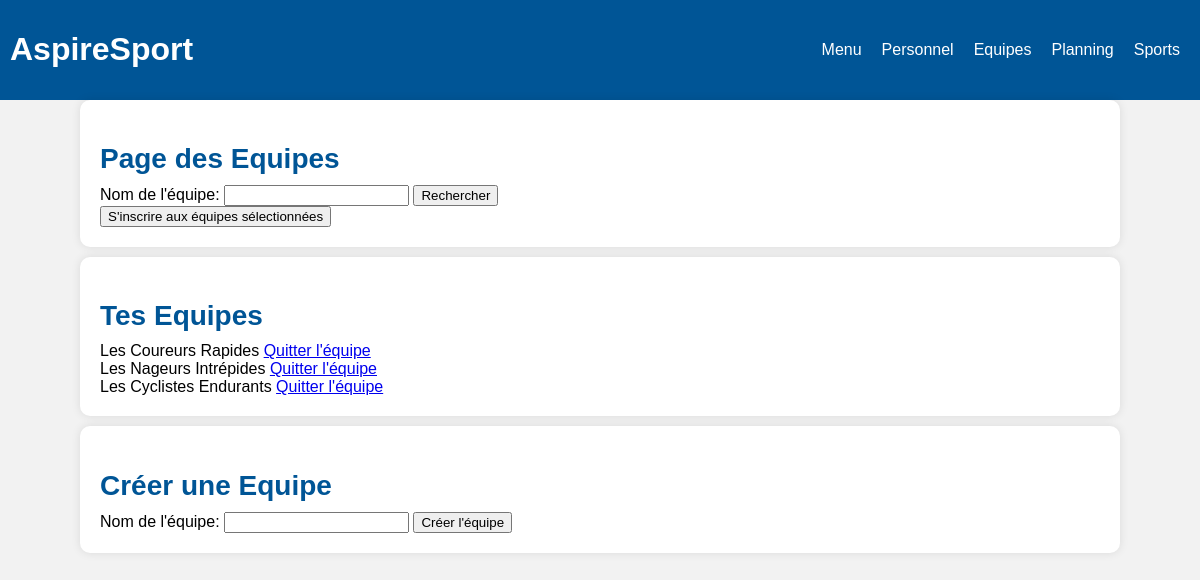
Page /vue/Equipes.php (signed in) on the committed database.
### tables this page shows
CREATE TABLE IF NOT EXISTS `equipe` (
  `Id_Equipe` int NOT NULL AUTO_INCREMENT,
  `nom_groupe` varchar(50) DEFAULT NULL,
  `date_creation` date DEFAULT NULL,
  PRIMARY KEY (`Id_Equipe`)
);

### vue/Equipes.php (the view, shortened to what this page needs)
<?php
require "../model/CBDD.php";
?>
<!DOCTYPE html>
<html lang="fr">
<head>
    <link rel="stylesheet" href="../assert/style.css">
</head>
<body>
    <header>
        <h1>AspireSport</h1>
        <nav>
            <ul>
                <li><a href="../vue/Home.php">Menu</a></li>
                <li><a href="../vue/Personnel.php">Personnel</a></li>
                <li><a href="../vue/Equipes.php">Equipes</a></li>
                <li><a href="../vue/Planning.php">Planning</a></li>
                <li><a href="../vue/Sport.php">Sports</a></li>
            </ul>
        </nav>
    </header>
    <main>
        <h2>Page des Equipes</h2>
        <form action="Equipes.php" method="get">
            <label for="nomEquipe">Nom de l'équipe:</label>
            <input type="text" id="nomEquipe" name="nomEquipe">
            <input type="submit" value="Rechercher">
        </form>
        <form action="../controller/inscription_equipe.php" method="post">
        <input type="submit" value="S'inscrire aux équipes sélectionnées">
        </form>
    </main>
    <main>
        <h2>Tes Equipes</h2>
        <form>
            <?php
                $utilisateurId = $_SESSION['user']['Id_Client'];
                $stmt = $pdo->prepare("SELECT e.Id_Equipe, e.nom_groupe FROM equipe e INNER JOIN appartient a ON e.Id_Equipe = a.Id_Equipe WHERE a.Id_Client = :utilisateurId");
                $stmt->execute(['utilisateurId' => $utilisateurId]);
                $equipesInscrites = $stmt->fetchAll(PDO::FETCH_ASSOC);
            ?>
            <?php foreach ($equipesInscrites as $equipe): ?>
                <div>
            <?php echo htmlspecialchars($equipe['nom_groupe']); ?>
                <a href="../controller/quitter_equipe.php?equipeId=<?php echo $equipe['Id_Equipe']; ?>">Quitter l'équipe </a>
                </div>
            <?php endforeach; ?>
        </form>
    </main>
    <main>
        <h2>Créer une Equipe</h2>
        <form action="../controller/creer_equipe.php" method="post">
                <label for="nomEquipe">Nom de l'équipe:</label>
                <input type="text" id="nomEquipe" name="nomEquipe" required>
                <input type="submit" value="Créer l'équipe">
        </form>
    </main>
</body>
</html>

### assert/style.css (style rules this page uses)
body { font-family: Arial, sans-serif; background-color: #f2f2f2; margin: 0; }
header { background-color: #005596; color: white; display: flex; justify-content: space-between; align-items: center; padding: 10px; }
nav ul { display: flex; list-style: none; }
nav ul li { margin: 0 10px; }
nav ul li a { color: white; text-decoration: none; }
main { max-width: 1000px; margin: auto; margin-bottom: 10px; padding: 20px; background-color: white; border-radius: 10px; box-shadow: 0 0 10px rgba(0, 0, 0, 0.1); }
h2 { font-size: 28px; margin-bottom: 10px; color: #005596; }
ul { list-style: none; margin: 0; padding: 0; display: flex; flex-wrap: wrap; justify-content: space-between; }
li { margin-bottom: 20px; }

### rows in the picture
equipe: nom_groupe "Les Coureurs Rapides"
equipe: nom_groupe "Les Nageurs Intrépides"
equipe: nom_groupe "Les Cyclistes Endurants"
